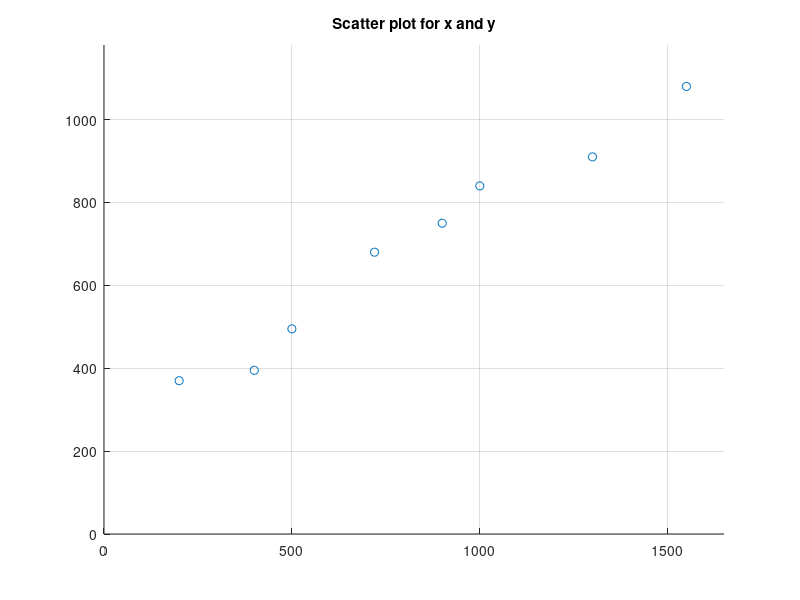
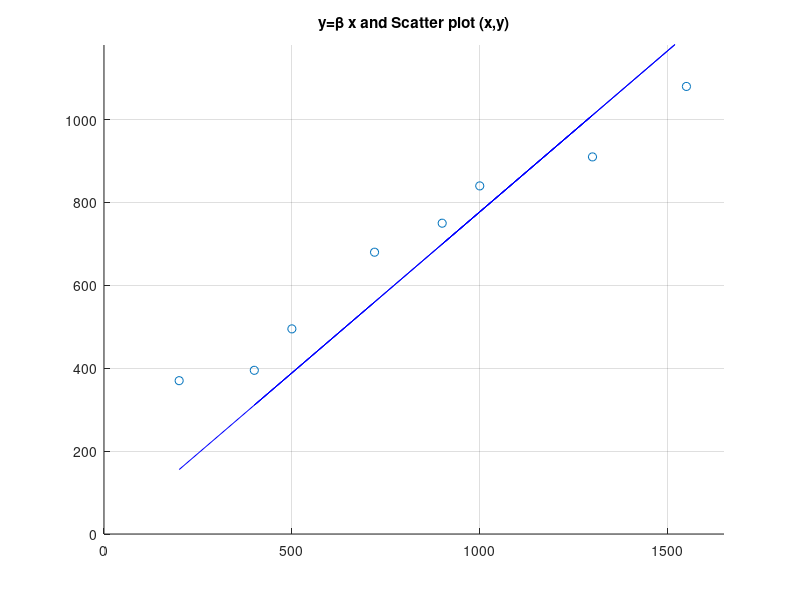
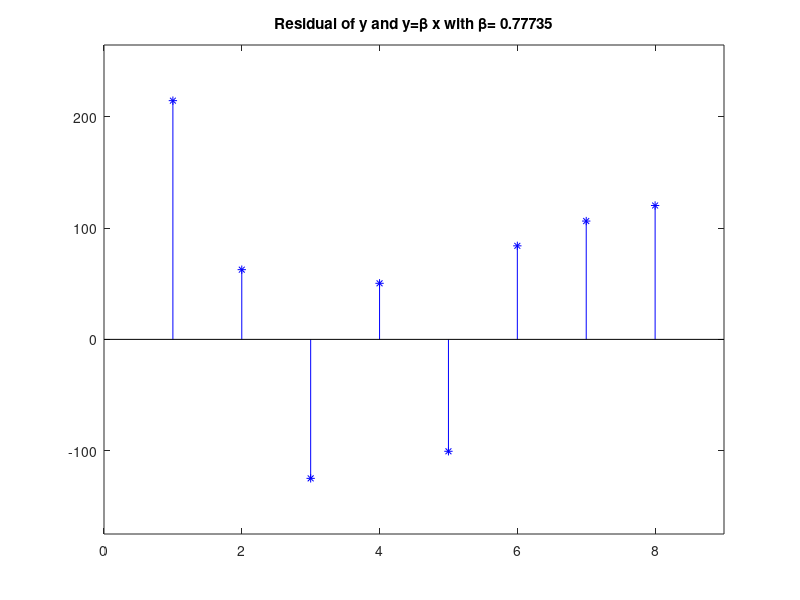

Source code (MATLAB) for these figures, in order:
%w8a.m linear regression - example
close all; clear all; clc

% Example given in lecture slides
x=[200, 1000,1550, 900, 1300, 400, 500, 720]';
y=[370, 840, 1080, 750, 910, 395, 495, 680]';

figure(1), scatter(x,y, 'r*'), title('Scatter plot for x and y')
axis([0 max(x)+100 0 max(y)+100]), hold on, grid on

%correlation coefficient
y_cocoef=corrcoef(x,y)

%coefficient of determination
y_coede=(corrcoef(x,y)).^2
%%
%solve for y=bx (without y-intercept, a=0)
beta_d=mldivide(x,y); 
y_hat=beta_d*x; %the estimated values
figure(2)
scatter(x,y, 'r*'), axis([0 max(x)+100 0 max(y)+100]), 
hold on, grid on, 
plot(x, y_hat,'b'), title('y=\beta x and Scatter plot (x,y)')
hold off
%%
%draw residual between y and yhat=bx using stem
y_resi=y-y_hat; %residuals
figure(3), stem(y_resi, 'b*'), 
title(['Residual of y and y=\beta x with \beta= ', num2str(beta_d)])
axis([0 length(y)+1 min(y_resi)-50 max(y_resi)+50]), hold on
